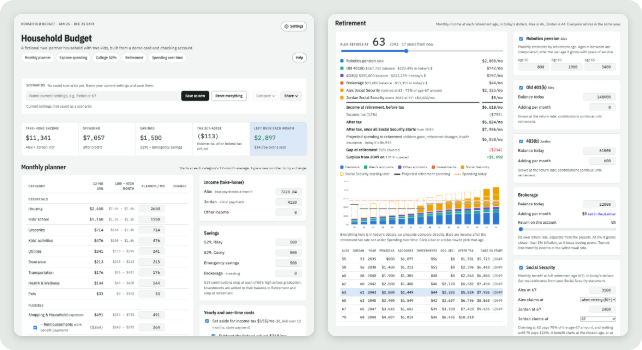
#> input picture assets/app-overview.png, 642 x 350 px
$ python -i frame_screenshots.py   (imports and definitions only)
#> lines starting #> are read from the running program, lines starting #| are printed output that depends on the picture; after the words box and inside, x2 and y2 are one past the last pixel; in counts of white or black regions, pixels touching at a corner belong together
"""
Frame Screenshots

Gives documentation screenshots a little room around the edges (in the page color behind them),
a gray border that shows on light and dark pages, and rounded corners (transparent outside).
Images that already have transparent corners are left alone, so it is safe to run on a whole
folder again; frame the original screenshots, not framed ones.

    python scripts/frame_screenshots.py ../financial_planner.wiki/assets/*.png --skip app-icon.png

License: BSD 3-Clause
"""
#
# Imports
#
import argparse
import sys
from pathlib import Path

from PIL import Image, ImageDraw

#
# CONSTANTS
#
RADIUS: int = 10
PADDING: int = 12
BORDER_WIDTH: int = 2
BORDER: tuple[int, int, int, int] = (140, 148, 158, 255)
PAGE: tuple[int, int, int, int] = (243, 245, 244, 255)
DARK: int = 200
SCALE: int = 4


#
# PUBLIC
#
# [10 lines left out: function is_framed, not called in this run]


def page_color(img: Image.Image) -> tuple[int, int, int, int]:
    """The page color behind a screenshot: its top-left corner, which is outside the rounded
    corner of the card or section shot. A dark corner (a dialog's backdrop) gives the app's page
    color instead.

    Args:
        img: The image.

    Returns:
        An RGBA color.
    """
    r, g, b, *_ = img.convert('RGBA').getpixel((0, 0))
    return (r, g, b, 255) if (r + g + b) / 3 >= DARK else PAGE


def clear_dark_corners(img: Image.Image, color: tuple[int, int, int, int]) -> Image.Image:
    """Paints a dialog's dark backdrop showing at its rounded corners in the page color.

    Args:
        img: An RGBA image (changed in place).
        color: The page color.

    Returns:
        The same image.
    """
    w, h = img.size
    for xy in ((0, 0), (w - 1, 0), (0, h - 1), (w - 1, h - 1)):
        r, g, b, *_ = img.getpixel(xy)
        if (r + g + b) / 3 < DARK:
            ImageDraw.floodfill(img, xy, color, thresh=24)
    return img


def frame(img: Image.Image, radius: int = RADIUS, padding: int = PADDING,
          width: int = BORDER_WIDTH) -> Image.Image:
    """Pads an image in the page color, draws a gray border and rounds the corners.

    Args:
        img: The image.
        radius: Corner radius in pixels.
        padding: Room added on every side, in pixels.
        width: Border width in pixels.

    Returns:
        A new RGBA image, 2 × (padding + width) larger each way.
    """
    page = page_color(img)
    inner = clear_dark_corners(img.convert('RGBA'), page)
    edge = padding + width
    out = Image.new('RGBA', (inner.width + 2 * edge, inner.height + 2 * edge), page)
    out.paste(inner, (edge, edge))
    w, h = out.size
    big = (w * SCALE, h * SCALE)
    box = (0, 0, big[0] - 1, big[1] - 1)
    mask = Image.new('L', big, 0)
    ImageDraw.Draw(mask).rounded_rectangle(box, radius * SCALE, fill=255)
    out.putalpha(mask.resize((w, h), Image.LANCZOS))
    line = Image.new('RGBA', big, (0, 0, 0, 0))
    ImageDraw.Draw(line).rounded_rectangle(box, radius * SCALE, outline=BORDER,
                                           width=width * SCALE)
    return Image.alpha_composite(out, line.resize((w, h), Image.LANCZOS))


# [32 lines left out: function main, not called in this run]


# [2 lines not run here, left out]

>>> from PIL import Image
>>> picture = Image.open('../assets/app-overview.png')
#> picture is the input picture: PIL image 642x350 RGBA; mean R, G, B, A 238.7, 240.7, 240.1, 254.8
>>> result = frame(picture)
#> in page_color, `r, g, b, *_ = img.convert('RGBA').getpixel((0, 0))`: r = 0
#> in frame, `page = page_color(img)`: page = (243, 245, 244, 255)
#> in frame, `out.paste(inner, (edge, edge))`:
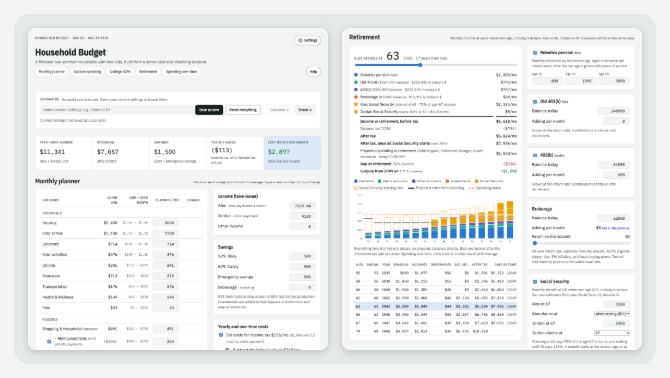
#> out: PIL image 670x378 RGBA; mean R, G, B, A 239.3, 241.3, 240.7, 255; transparent parts drawn white
#> in frame, `mask = Image.new('L', big, 0)`: mask: PIL image 2680x1512 L; every value is 0
#> in frame, `ImageDraw.Draw(mask).rounded_rectangle(box, radius * SCALE, fill=255)`:
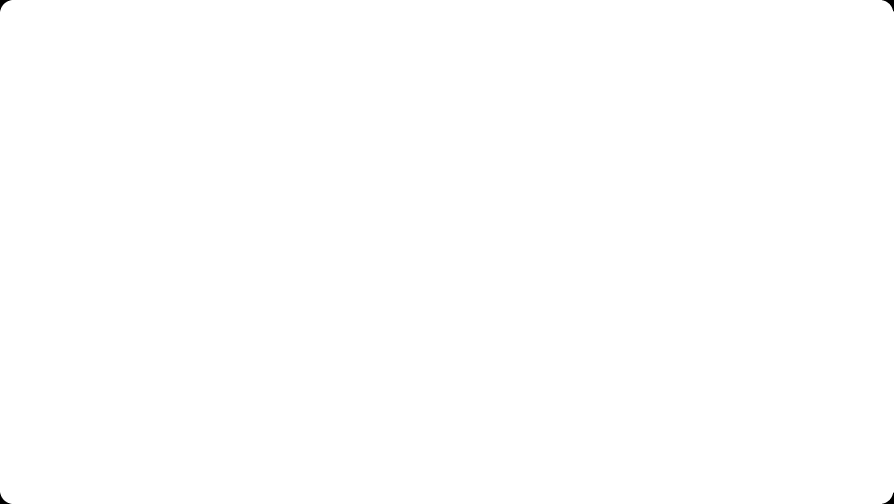
#> mask: PIL image 2680x1512 L (shown at 1/3 size); 100% white; 4 black regions, box (x1, y1, x2, y2) and area: (0, 0, 34, 34) 354, (2646, 0, 2680, 34) 354, (0, 1478, 34, 1512) 354, (2646, 1478, 2680, 1512) 354
#> in frame, `line = Image.new('RGBA', big, (0, 0, 0, 0))`: line: PIL image 2680x1512 RGBA; every value is 0
#> in frame, `ImageDraw.Draw(line).rounded_rectangle(box, radius * SCALE, outline=BO..`:
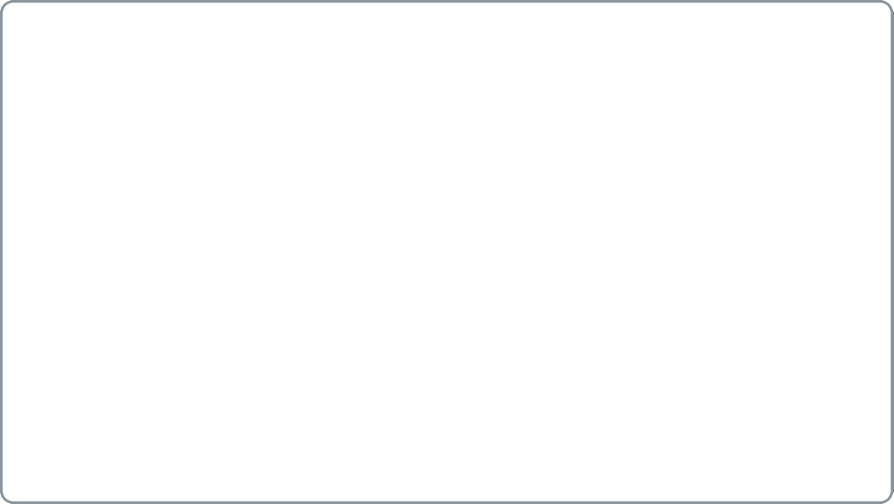
#> line: PIL image 2680x1512 RGBA (shown at 1/3 size); mean R, G, B, A 2.3, 2.4, 2.6, 4.2; transparent parts drawn white
